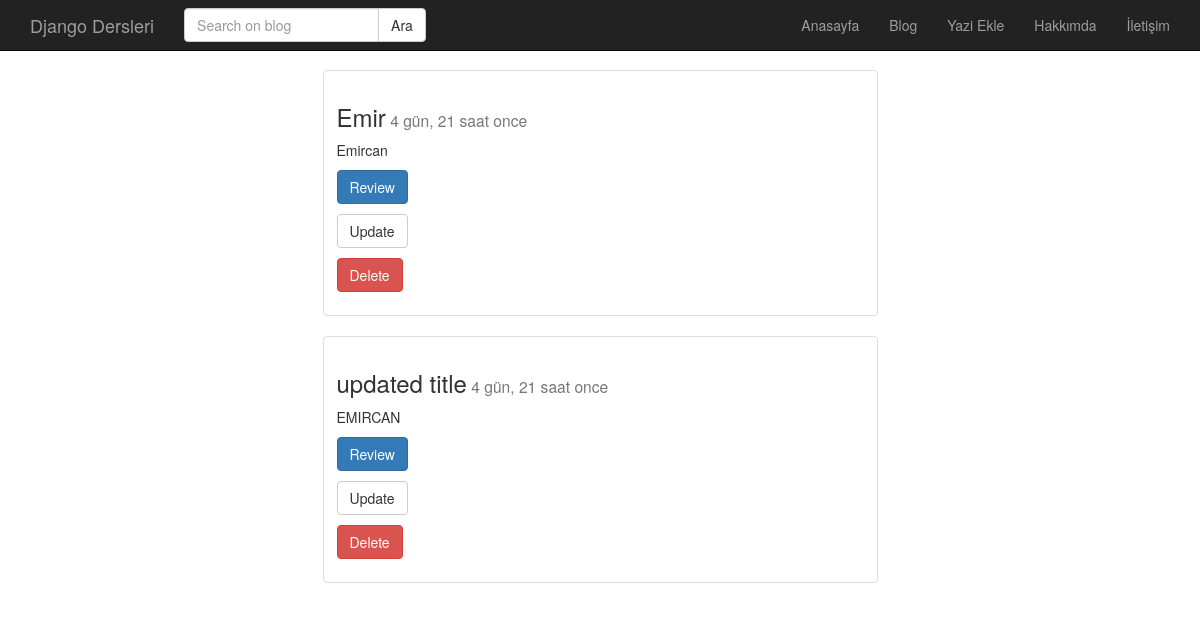
Page /post/index/ on the earlier database version.
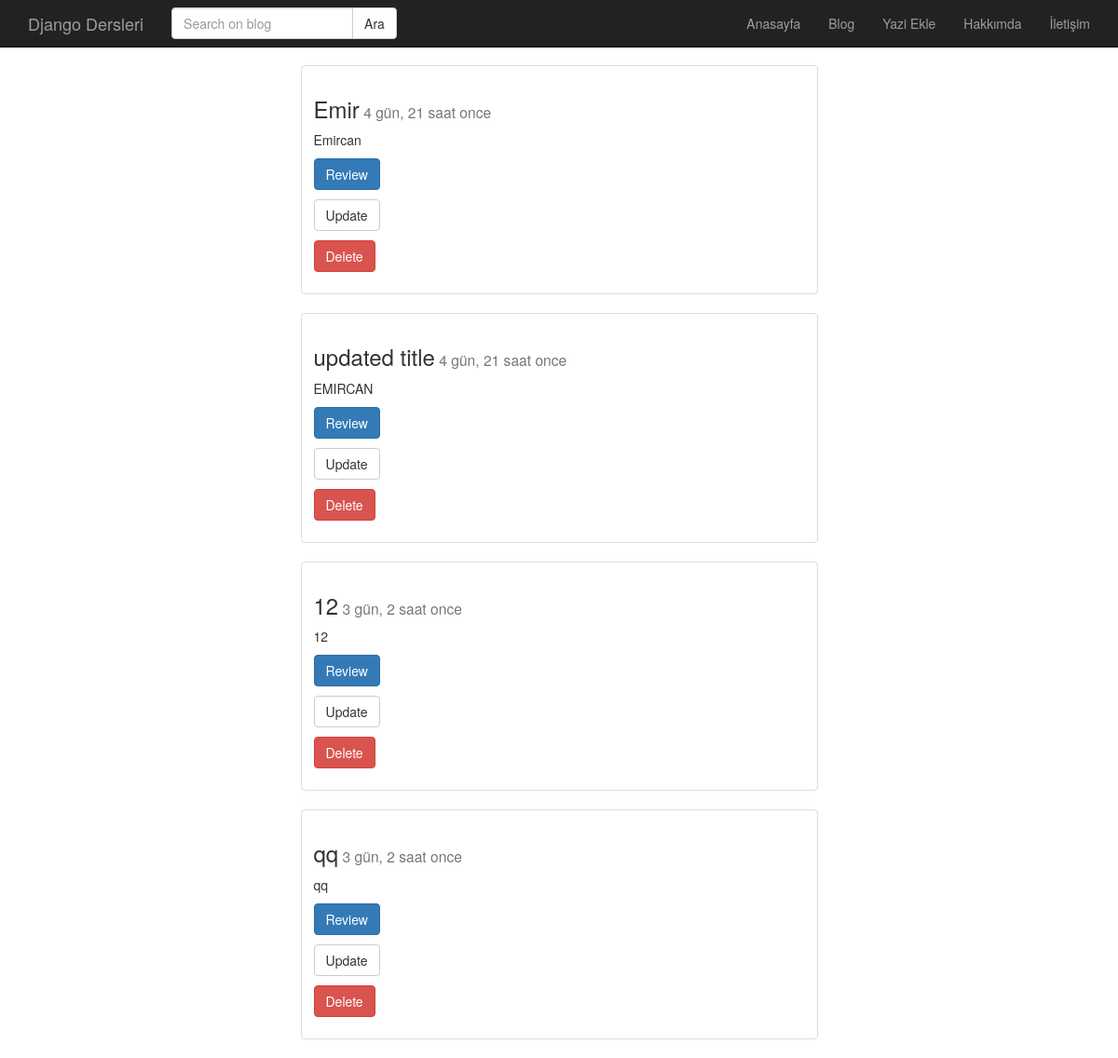
Same page on the later database version.
### post/models.py (models this page shows, shortened)
class Post(models.Model):
    baslik = models.CharField(max_length=120, verbose_name='Title')
    metin = models.TextField(verbose_name='Content')
    yayimlanma_tarihi = models.DateTimeField(verbose_name='Published Date', auto_now_add=True)
    def get_absolute_url(self):
        return reverse('post:detail', kwargs={"id" : self.id})
    def get_update_url(self):
        return reverse('post:update', kwargs={"id" : self.id})
    def get_delete_url(self):
        return reverse('post:delete', kwargs={"id" : self.id})

### post/views.py (the view)
# urls.py: path('index/', post_index, name='index'),
def post_index(request):
    posts = Post.objects.all()
    return render(request, 'post/index.html', {'posts' : posts})

### templates/post/index.html
{% extends 'base.html' %}
{% block body %}
    <div class="container">
    {% for post in posts %}
        <div class="row" >
        <div class="col-md-6 col-md-offset-3" >
            <div class="thumbnail">
                <div class="caption">
                    <h3>{{post.baslik}}<small> {{post.yayimlanma_tarihi | timesince}} once</small></h3>
                    <p>{{post.metin | linebreaks | truncatechars:150}}</p>
                    <p><a href="{{ post.get_absolute_url }}" class="btn btn-primary">Review</a></p>
                    <p><a href="{{ post.get_update_url }}" class="btn btn-default">Update</a></p>
                    <p><a href="{{ post.get_delete_url }}" class="btn btn-danger">Delete</a></p>
                </div>
            </div>
        </div>
        </div>
    {% endfor %}
    </div>
{% endblock %}

Differences in the rows shown:
added Post: baslik "12", yayimlanma_tarihi "3 gün, 2 saat", metin "12"
added Post: baslik "qq", yayimlanma_tarihi "3 gün, 2 saat", metin "qq"
